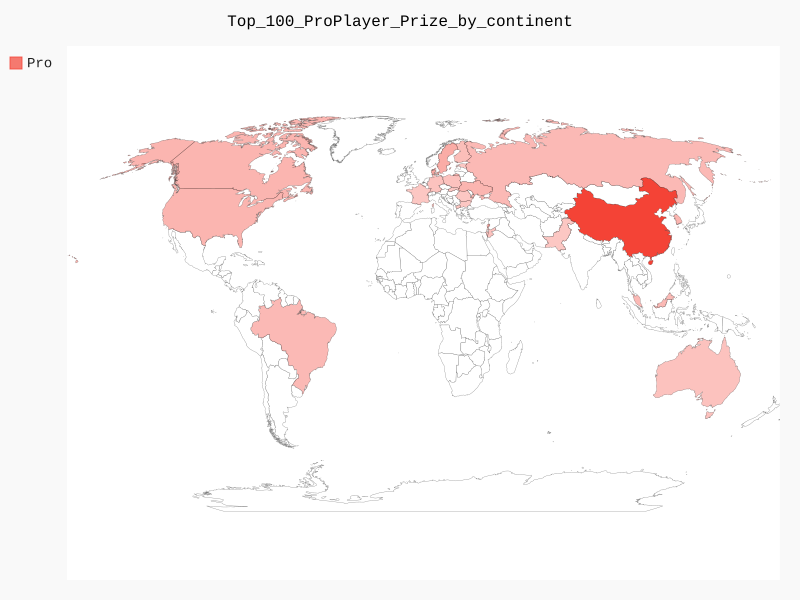

Generate this figure with Python:
import pandas as pd
import pygal as pg
dic = {}

data = pd.read_csv("esportsplayer.csv") # import file
data_top_list = list(data['CountryCode'])
data_top_set = set(data['CountryCode'])

for i in data_top_set:
    dic[i] = data_top_list.count(i)
lis_top_continent_by_player = sorted(dic.items(), key=lambda x: x[1], reverse=True)

worldmap_chart = pg.maps.world.World()
worldmap_chart.title = 'Top_100_ProPlayer_Prize_by_continent'
worldmap_chart.add('Pro', dic)
worldmap_chart.render_to_file('Top_100_ProPlayer_Prize_by_continent.svg')
